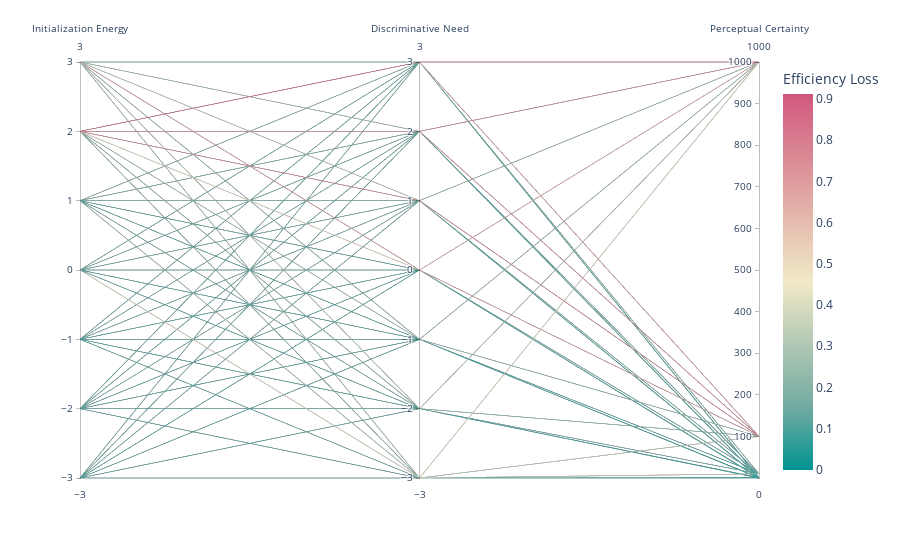

The code cell stored with this chart in its notebook:
### Code cell
import plotly.express as px

# df_pcs = df_final_points[["discriminative_need_gamma", "imprecise_imitation_gamma", "population_init_gamma", "eps"]]

# df_final_points["efficiency"] = 1 - df_final_points["eps"] # i don't think F is bounded by one, just need something.

# parallel_data = df_final_points[df_final_points["eps"] >= -np.inf]
parallel_data = df_final_points.copy()
parallel_data["eps"] = parallel_data["eps"] - min(df_final_points["eps"])

fig = px.parallel_coordinates(
    data_frame=parallel_data, 
    dimensions=[
        "population_init_gamma",
        "discriminative_need_gamma",
        "imprecise_imitation_gamma",
        ],
    color="eps",
    # color="efficiency",
    labels={
        "population_init_gamma": "Initialization Energy",
        "discriminative_need_gamma": "Discriminative Need",
        "imprecise_imitation_gamma": "Perceptual Certainty",
        "eps": "Efficiency Loss",
        # "efficiency": "Efficiency",
        },
    # color_continuous_scale='viridis',
    color_continuous_scale=px.colors.diverging.Tealrose,
    # color_continuous_midpoint=0.6,
)
fig.show()
fig.write_image("parcoord.pdf", format="pdf")

### Figure 1 — Plotly figure (JSON) as saved in the notebook; plotly's stock layout.template omitted (floating-point values rounded to 4 significant figures; data arrays with more than 128 entries replaced by an {"elided": "..."} marker saying what was removed)
{"data": [{"dimensions": [{"label": "Initialization Energy", "values": {"elided": "343 int values"}}, {"label": "Discriminative Need", "values": {"elided": "343 int values"}}, {"label": "Perceptual Certainty", "values": {"elided": "343 float values"}}], "domain": {"x": [0, 1], "y": [0, 1]}, "line": {"color": {"elided": "343 float values"}, "coloraxis": "coloraxis"}, "name": "", "type": "parcoords"}], "layout": {"coloraxis": {"colorbar": {"title": {"text": "Efficiency Loss"}}, "colorscale": [[0, "rgb(0, 147, 146)"], [0.1667, "rgb(114, 170, 161)"], [0.3333, "rgb(177, 199, 179)"], [0.5, "rgb(241, 234, 200)"], [0.6667, "rgb(229, 185, 173)"], [0.8333, "rgb(217, 137, 148)"], [1, "rgb(208, 88, 126)"]]}, "legend": {"tracegroupgap": 0}, "margin": {"t": 60}}}
